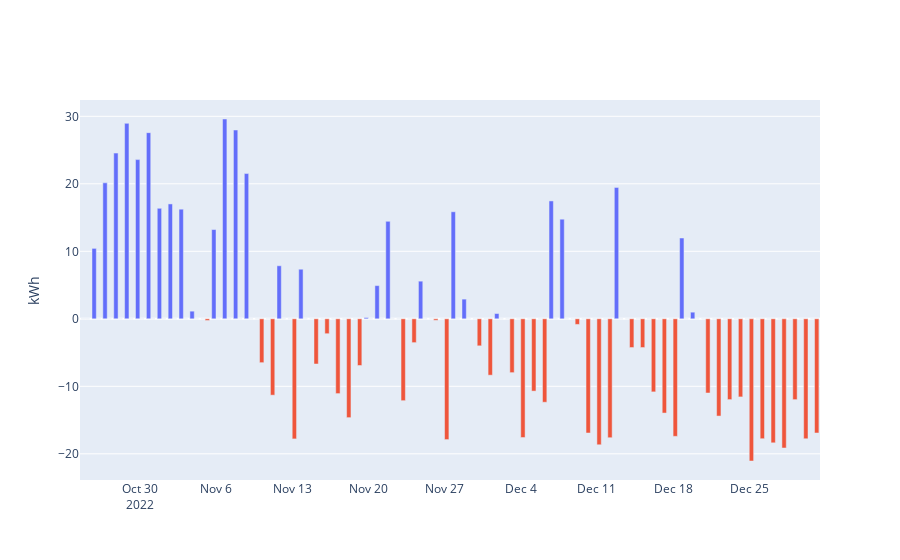
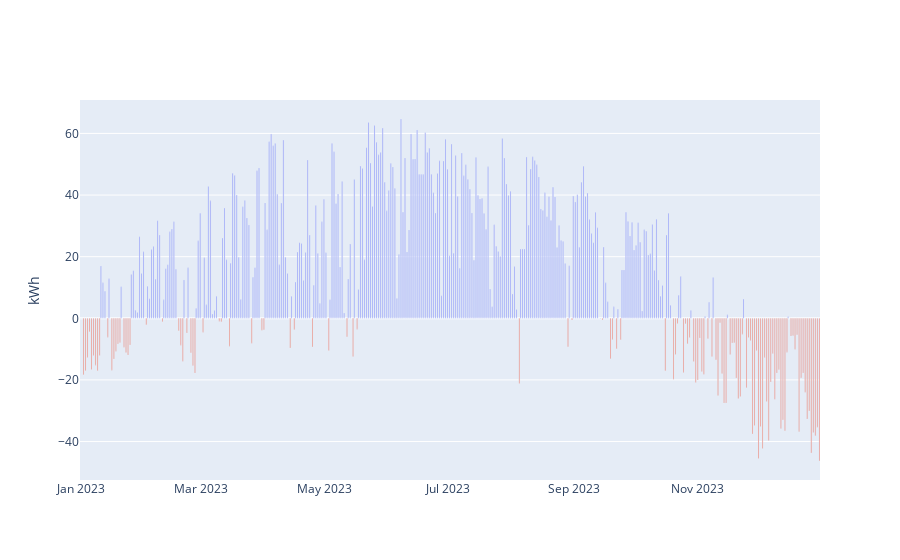
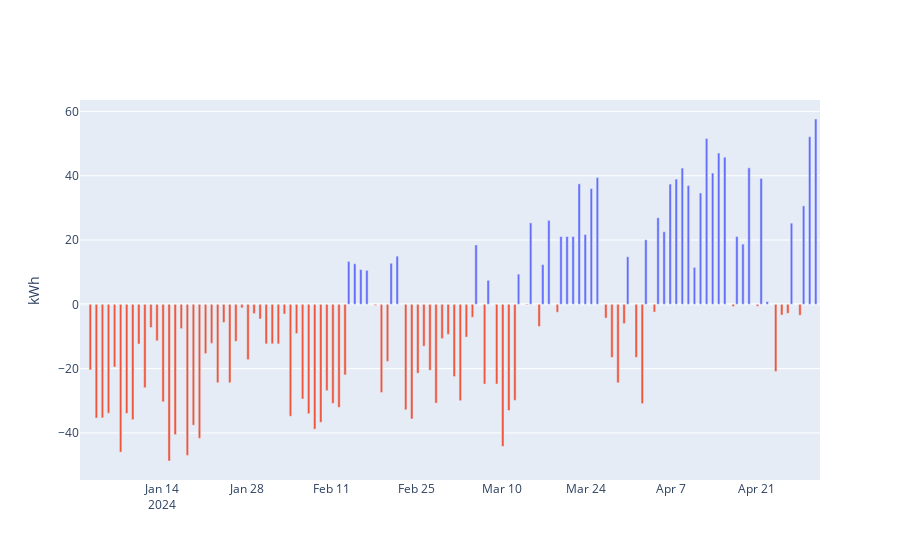

The notebook cell these images were saved under, in order:
### Markdown cell above
### Dnevno po letih

### Code cell
for i,csv in enumerate(csvs_filled):
    prejeta_per_day = csv['PREJETA DELOVNA ENERGIJA ET'] - csv['PREJETA DELOVNA ENERGIJA ET'].shift(1, fill_value=csv['PREJETA DELOVNA ENERGIJA ET'][0]);
    oddana_per_day = csv['ODDANA DELOVNA ENERGIJA ET'] - csv['ODDANA DELOVNA ENERGIJA ET'].shift(1, fill_value=csv['ODDANA DELOVNA ENERGIJA ET'][0]);
    
    pm = oddana_per_day - prejeta_per_day
    
    mask = pm >= 0
    plus = np.where(mask, pm, 0)
    minus = np.where(mask, 0, pm)
    
    fig = go.Figure()
    fig.add_traces(go.Bar(x=csv['Datum'], y = plus, name=""))
    fig.add_traces(go.Bar(x=csv['Datum'], y = minus, name=""))
    fig.update_layout(hovermode='x unified',showlegend=False, yaxis=dict(title="kWh"))
    fig.show()
